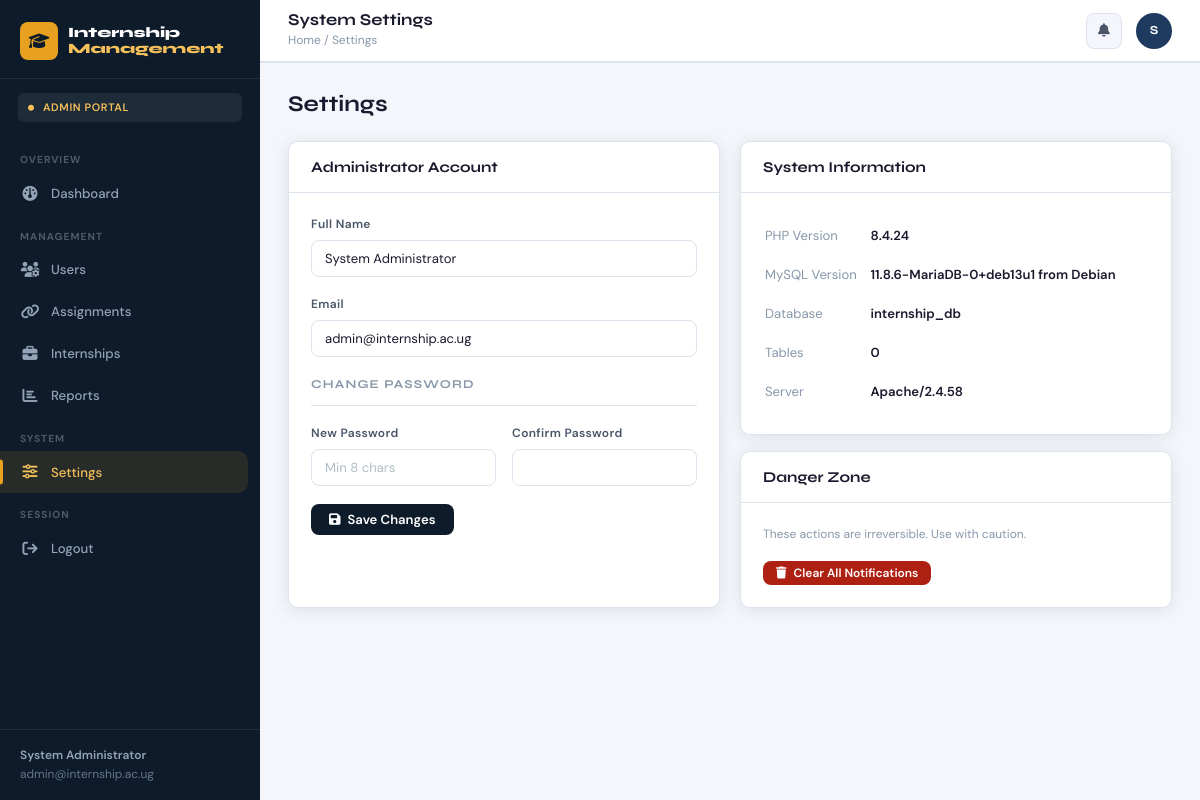
Screenshot of /admin/settings.php (signed in) with the database file from the repository.
### tables this page shows
CREATE TABLE IF NOT EXISTS users (
    id INT AUTO_INCREMENT PRIMARY KEY,
    name VARCHAR(150) NOT NULL,
    email VARCHAR(200) NOT NULL UNIQUE,
    password VARCHAR(255) NOT NULL,
    role ENUM('student','lecturer','admin') NOT NULL DEFAULT 'student',
    avatar VARCHAR(255) DEFAULT NULL,
    created_at TIMESTAMP DEFAULT CURRENT_TIMESTAMP,
    updated_at TIMESTAMP DEFAULT CURRENT_TIMESTAMP ON UPDATE CURRENT_TIMESTAMP
);

### config/helpers.php (called while the page is built, shortened)
<?php
require_once __DIR__ . '/../config/db.php';
function isLoggedIn(): bool {
    return isset($_SESSION['user_id']) && !empty($_SESSION['user_id']);
}
function currentUser(): array {
    global $pdo;
    $stmt = $pdo->prepare("SELECT * FROM users WHERE id = ?");
    $stmt->execute([$_SESSION['user_id']]);
    return $stmt->fetch() ?: [];
}
?>

### admin/settings.php (the view, shortened to what this page needs)
<?php
require_once __DIR__ . '/../includes/layout.php';
$user = currentUser();
$dbVersion = $pdo->query("SELECT VERSION()")->fetchColumn();
$tableCount = $pdo->query("SELECT COUNT(*) FROM information_schema.tables WHERE table_schema='internship_db'")->fetchColumn();
startLayout('Settings', 'System Settings', 'Settings', 'settings');
?>
<div class="page-header"><div><h1>Settings</h1></div></div>
<div class="grid-2">
  <div class="card fade-up">
    <div class="card-header"><h3>Administrator Account</h3></div>
    <div class="card-body">
      <form method="POST">
        <div class="form-group">
          <label class="form-label">Full Name</label>
          <input type="text" name="name" class="form-control" value="<?= htmlspecialchars($user['name']) ?>">
        </div>
        <div class="form-group">
          <label class="form-label">Email</label>
          <input type="email" class="form-control" value="<?= htmlspecialchars($user['email']) ?>" disabled>
        </div>
        <div class="form-section-title mt-2">Change Password</div>
        <div class="form-row">
          <div class="form-group">
            <label class="form-label">New Password</label>
            <input type="password" name="new_password" class="form-control" placeholder="Min 8 chars">
          </div>
          <div class="form-group">
            <label class="form-label">Confirm Password</label>
            <input type="password" name="confirm_password" class="form-control">
          </div>
        </div>
        <button type="submit" class="btn btn-primary"><i class="fa fa-floppy-disk"></i> Save Changes</button>
      </form>
    </div>
  </div>
  <div>
    <div class="card fade-up mb-2">
      <div class="card-header"><h3>System Information</h3></div>
      <div class="card-body">
        <table style="width:100%;font-size:.875rem;">
          <tr style="border-bottom:1px solid var(--border);">
            <td style="padding:8px 0;color:var(--text-3);">PHP Version</td>
            <td style="padding:8px 0;font-weight:600;"><?= PHP_VERSION ?></td>
          </tr>
          <tr style="border-bottom:1px solid var(--border);">
            <td style="padding:8px 0;color:var(--text-3);">MySQL Version</td>
            <td style="padding:8px 0;font-weight:600;"><?= $dbVersion ?></td>
          </tr>
          <tr style="border-bottom:1px solid var(--border);">
            <td style="padding:8px 0;color:var(--text-3);">Database</td>
            <td style="padding:8px 0;font-weight:600;">internship_db</td>
          </tr>
          <tr style="border-bottom:1px solid var(--border);">
            <td style="padding:8px 0;color:var(--text-3);">Tables</td>
            <td style="padding:8px 0;font-weight:600;"><?= $tableCount ?></td>
          </tr>
          <tr>
            <td style="padding:8px 0;color:var(--text-3);">Server</td>
            <td style="padding:8px 0;font-weight:600;"><?= $_SERVER['SERVER_SOFTWARE'] ?? 'Apache/WAMP' ?></td>
          </tr>
        </table>
      </div>
    </div>
    <div class="card fade-up fade-up-2">
      <div class="card-header"><h3>Danger Zone</h3></div>
      <div class="card-body">
        <p class="text-muted text-sm mb-2">These actions are irreversible. Use with caution.</p>
        <button class="btn btn-danger btn-sm"
                onclick="if(confirm('Clear ALL notifications? This cannot be undone.'))
                  fetch('/internship-system/api/notifications.php?action=clear_all').then(()=>location.reload())">
          <i class="fa fa-trash"></i> Clear All Notifications
        </button>
      </div>
    </div>
  </div>
</div>
<?php endLayout(); ?>

### includes/layout.php (shortened to what this page needs)
<?php
require_once __DIR__ . '/../config/helpers.php';
$_currentUser = currentUser();
function startLayout(string $title, string $pageTitle = '', string $breadcrumb = '', string $activeNav = ''): void {
    global $_currentUser, $_notifCount;
    $role     = $_currentUser['role'] ?? '';
    $initials = strtoupper(substr($_currentUser['name'] ?? 'U', 0, 1));
?>
<!DOCTYPE html>
<html lang="en">
<head>
  <link rel="stylesheet" href="/internship-system/assets/css/style.css">
  <link rel="stylesheet" href="https://cdnjs.cloudflare.com/ajax/libs/font-awesome/6.4.2/css/all.min.css">
</head>
<body>
<div class="app-shell">
  <aside class="sidebar">
    <div class="sidebar-brand">
      <div class="brand-icon"><i class="fa fa-graduation-cap"></i></div>
      <div class="brand-name">Internship<br><span>Management</span></div>
    </div>
    <div class="sidebar-role-badge">
      <i class="fa fa-circle" style="font-size:.4rem;vertical-align:middle;margin-right:5px;"></i>
      <?= ucfirst($role) ?> Portal
    </div>
    <nav class="sidebar-nav">
      <?php if ($role === 'student'): ?>
        <div class="nav-section-label">Main</div>
        <div class="nav-item <?= $activeNav === 'dashboard' ? 'active' : '' ?>">
          <a href="/internship-system/dashboard.php"><span class="nav-icon"><i class="fa fa-gauge"></i></span>Dashboard</a>
        </div>
        <div class="nav-item <?= $activeNav === 'internship' ? 'active' : '' ?>">
          <a href="/internship-system/student/internship.php"><span class="nav-icon"><i class="fa fa-building"></i></span>My Internship</a>
        </div>
        <div class="nav-item <?= $activeNav === 'logbook' ? 'active' : '' ?>">
          <a href="/internship-system/student/logbook.php"><span class="nav-icon"><i class="fa fa-book-open"></i></span>Logbook</a>
        </div>
        <div class="nav-item <?= $activeNav === 'documents' ? 'active' : '' ?>">
          <a href="/internship-system/student/documents.php"><span class="nav-icon"><i class="fa fa-file-arrow-up"></i></span>Documents</a>
        </div>
        <div class="nav-item <?= $activeNav === 'feedback' ? 'active' : '' ?>">
          <a href="/internship-system/student/feedback.php"><span class="nav-icon"><i class="fa fa-comments"></i></span>Feedback</a>
        </div>
        <div class="nav-section-label">Account</div>
        <div class="nav-item <?= $activeNav === 'profile' ? 'active' : '' ?>">
          <a href="/internship-system/student/profile.php"><span class="nav-icon"><i class="fa fa-user-pen"></i></span>Profile</a>
        </div>
      <?php elseif ($role === 'admin'): ?>
        <div class="nav-section-label">Overview</div>
        <div class="nav-item <?= $activeNav === 'dashboard' ? 'active' : '' ?>">
          <a href="/internship-system/dashboard.php"><span class="nav-icon"><i class="fa fa-gauge"></i></span>Dashboard</a>
        </div>
        <div class="nav-section-label">Management</div>
        <div class="nav-item <?= $activeNav === 'users' ? 'active' : '' ?>">
          <a href="/internship-system/admin/users.php"><span class="nav-icon"><i class="fa fa-users-gear"></i></span>Users</a>
        </div>
        <div class="nav-item <?= $activeNav === 'assignments' ? 'active' : '' ?>">
          <a href="/internship-system/admin/assignments.php"><span class="nav-icon"><i class="fa fa-link"></i></span>Assignments</a>
        </div>
        <div class="nav-item <?= $activeNav === 'internships' ? 'active' : '' ?>">
          <a href="/internship-system/admin/internships.php"><span class="nav-icon"><i class="fa fa-briefcase"></i></span>Internships</a>
        </div>
        <div class="nav-item <?= $activeNav === 'reports' ? 'active' : '' ?>">
          <a href="/internship-system/admin/reports.php"><span class="nav-icon"><i class="fa fa-chart-bar"></i></span>Reports</a>
        </div>
        <div class="nav-section-label">System</div>
        <div class="nav-item <?= $activeNav === 'settings' ? 'active' : '' ?>">
          <a href="/internship-system/admin/settings.php"><span class="nav-icon"><i class="fa fa-sliders"></i></span>Settings</a>
        </div>
      <?php endif; ?>
      <div class="nav-section-label">Session</div>
      <div class="nav-item">
        <a href="/internship-system/logout.php" data-confirm="Log out?">
          <span class="nav-icon"><i class="fa fa-arrow-right-from-bracket"></i></span>Logout
        </a>
      </div>
    </nav>
    <div class="sidebar-footer">
      <div class="user-name"><?= htmlspecialchars($_currentUser['name'] ?? '') ?></div>
      <div><?= htmlspecialchars($_currentUser['email'] ?? '') ?></div>
    </div>
  </aside>
  <div class="main-content">
    <header class="topbar">
      <div class="topbar-left">
        <h2><?= htmlspecialchars($pageTitle ?: $title) ?></h2>
        <?php if ($breadcrumb): ?>
        <p class="breadcrumb">Home / <span><?= htmlspecialchars($breadcrumb) ?></span></p>
        <?php endif; ?>
      </div>
      <div class="topbar-right">
        <div style="position:relative;">
          <button class="topbar-icon-btn" id="notifBtn" title="Notifications">
            <i class="fa fa-bell"></i>
          </button>
        </div>
        <div class="topbar-avatar"><?= $initials ?></div>
      </div>
    </header>
    <main class="page-content">
<?php
}
function endLayout(): void {
?>
    </main>
  </div>
</div>
</body>
</html>
<?php
}
?>

### rows the page displays
users: role "ADMIN", name "System Administrator", email "admin@internship.ac.ug", name "S"

### other values shown
$pageTitle ?: $title "System Settings"
$breadcrumb "Settings"
PHP_VERSION "8.4.24"
$dbVersion "11.8.6-MariaDB-0+deb13u1 from Debian"
$tableCount "0"
$_SERVER['SERVER_SOFTWARE'] "Apache/2.4.58"
